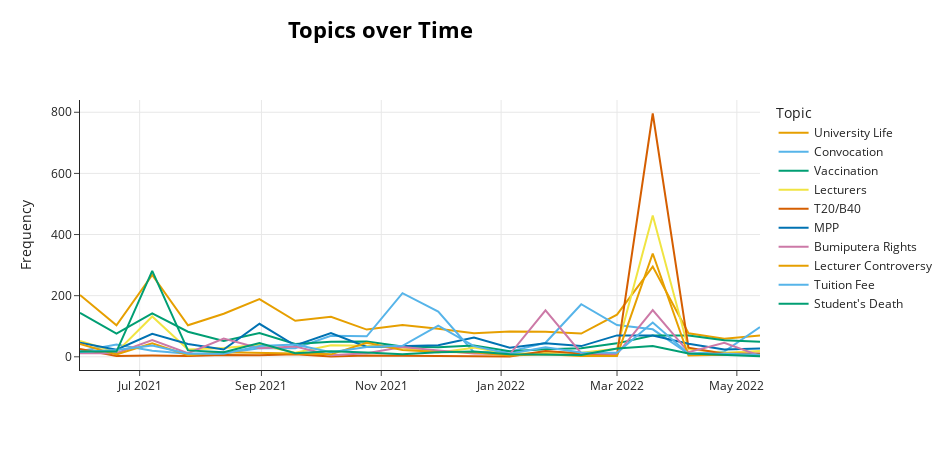

Notebook cell for this chart:
### Code cell
go.Figure(topic_over_time)

### Figure 1 — Plotly figure (JSON) as saved in the notebook; plotly's stock layout.template omitted (floating-point values rounded to 4 significant figures)
{"data": [{"hoverinfo": "text", "hovertext": ["<b>Topic 0</b><br>Words: lagu, zaman, kawan, nyanyi, rindu", "<b>Topic 0</b><br>Words: lagu, rindu, kawan, zaman, jalan", "<b>Topic 0</b><br>Words: lagu, kawan, zaman, rindu, segamat", "<b>Topic 0</b><br>Words: lagu, kawan, zaman, rindu, bukit", "<b>Topic 0</b><br>Words: lagu, kawan, rindu, zaman, nyanyi", "<b>Topic 0</b><br>Words: kawan, lagu, zaman, rindu, segamat", "<b>Topic 0</b><br>Words: lagu, kawan, rindu, nyanyi, zaman", "<b>Topic 0</b><br>Words: lagu, rindu, jalan, kawan, zaman", "<b>Topic 0</b><br>Words: lagu, kawan, jalan, persiaran, zaman", "<b>Topic 0</b><br>Words: lagu, kawan, zaman, pergi, jalan", "<b>Topic 0</b><br>Words: lagu, kawan, zaman, jalan, nyanyi", "<b>Topic 0</b><br>Words: jalan, kawan, nanti, lagu, persiaran", "<b>Topic 0</b><br>Words: lagu, kawan, zaman, jalan, rindu", "<b>Topic 0</b><br>Words: kawan, lagu, nyanyi, jalan, zaman", "<b>Topic 0</b><br>Words: lagu, kawan, zaman, nyanyi, jalan", "<b>Topic 0</b><br>Words: lagu, kawan, zaman, nyanyi, segamat", "<b>Topic 0</b><br>Words: lagu, kawan, zaman, jalan, rindu", "<b>Topic 0</b><br>Words: lagu, cod, koyamaan, melati, mawar", "<b>Topic 0</b><br>Words: zaman, lagu, kawan, air, rindu", "<b>Topic 0</b><br>Words: lagu, jalan, kawan, zaman, pergi"], "marker": {"color": "#E69F00"}, "mode": "lines", "name": "University Life", "type": "scatter", "x": ["2021-05-31T15:21:36.280000+00:00", "2021-06-19T04:52:10+00:00", "2021-07-07T09:38:36+00:00", "2021-07-25T14:25:02+00:00", "2021-08-12T19:11:28+00:00", "2021-08-30T23:57:54+00:00", "2021-09-18T04:44:20+00:00", "2021-10-06T09:30:46+00:00", "2021-10-24T14:17:12+00:00", "2021-11-11T19:03:38+00:00", "2021-11-29T23:50:04+00:00", "2021-12-18T04:36:30+00:00", "2022-01-05T09:22:56+00:00", "2022-01-23T14:09:22+00:00", "2022-02-10T18:55:48+00:00", "2022-02-28T23:42:14+00:00", "2022-03-19T04:28:40+00:00", "2022-04-06T09:15:06+00:00", "2022-04-24T14:01:32+00:00", "2022-05-12T18:47:58+00:00"], "y": [202, 103, 268, 103, 141, 189, 118, 131, 89, 104, 92, 77, 83, 82, 76, 138, 295, 77, 59, 70]}, {"hoverinfo": "text", "hovertext": ["<b>Topic 2</b><br>Words: konvo, convo, tarikh, convocation, letak", "<b>Topic 2</b><br>Words: konvo, convo, yuran, bayar, convocation", "<b>Topic 2</b><br>Words: convo, konvo, batch, rm170, yuran", "<b>Topic 2</b><br>Words: konvo, convo, photoshoot, tuntut, transkrip", "<b>Topic 2</b><br>Words: convo, konvo, delay, jubah, skrol", "<b>Topic 2</b><br>Words: konvo, convo, screen, tunggu, tangguh", "<b>Topic 2</b><br>Words: konvo, convo, convocation, skrol, batch", "<b>Topic 2</b><br>Words: konvo, convo, batch, convocation, start", "<b>Topic 2</b><br>Words: konvo, convo, batch, uni, screen", "<b>Topic 2</b><br>Words: convo, konvo, convocation, uni, batch", "<b>Topic 2</b><br>Words: convo, konvo, convocation, batch, screen", "<b>Topic 2</b><br>Words: konvo, convo, convocation, dh, ahhaa", "<b>Topic 2</b><br>Words: konvo, convo, takagi, angah, graduation", "<b>Topic 2</b><br>Words: konvo, convo, tarikh, tangguh, tunggu", "<b>Topic 2</b><br>Words: konvo, convo, tangguh, postpone, postponed", "<b>Topic 2</b><br>Words: konvo, convo, tangguh, uni, graduation", "<b>Topic 2</b><br>Words: konvo, convo, tangguh, uni, batch", "<b>Topic 2</b><br>Words: convo, konvo, convocation, cibaiiu, lazada4youth", "<b>Topic 2</b><br>Words: convo, konvo, jun, postponed, minute", "<b>Topic 2</b><br>Words: convo, konvo, batch, tunggu, convocation"], "marker": {"color": "#56B4E9"}, "mode": "lines", "name": "Convocation", "type": "scatter", "x": ["2021-05-31T15:21:36.280000+00:00", "2021-06-19T04:52:10+00:00", "2021-07-07T09:38:36+00:00", "2021-07-25T14:25:02+00:00", "2021-08-12T19:11:28+00:00", "2021-08-30T23:57:54+00:00", "2021-09-18T04:44:20+00:00", "2021-10-06T09:30:46+00:00", "2021-10-24T14:17:12+00:00", "2021-11-11T19:03:38+00:00", "2021-11-29T23:50:04+00:00", "2021-12-18T04:36:30+00:00", "2022-01-05T09:22:56+00:00", "2022-01-23T14:09:22+00:00", "2022-02-10T18:55:48+00:00", "2022-02-28T23:42:14+00:00", "2022-03-19T04:28:40+00:00", "2022-04-06T09:15:06+00:00", "2022-04-24T14:01:32+00:00", "2022-05-12T18:47:58+00:00"], "y": [18, 40, 20, 10, 12, 28, 28, 69, 67, 208, 148, 14, 17, 46, 172, 104, 90, 10, 17, 97]}, {"hoverinfo": "text", "hovertext": ["<b>Topic 3</b><br>Words: puncak, alam, ppv, vaksin, pemberian", "<b>Topic 3</b><br>Words: puncak, ppv, alam, vaksin, shah", "<b>Topic 3</b><br>Words: puncak, alam, ppv, vaksin, dewan", "<b>Topic 3</b><br>Words: puncak, alam, ppv, vaksin, bulah", "<b>Topic 3</b><br>Words: puncak, alam, ppv, vaksin, tangga", "<b>Topic 3</b><br>Words: puncak, alam, ppv, vaksin, bulah", "<b>Topic 3</b><br>Words: puncak, alam, ppv, tangga, hospital", "<b>Topic 3</b><br>Words: puncak, alam, ppv, perdana, bas", "<b>Topic 3</b><br>Words: puncak, alam, segi, perdana, ppv", "<b>Topic 3</b><br>Words: puncak, alam, bas, bulah, ppv", "<b>Topic 3</b><br>Words: puncak, alam, agong, dewan, datc", "<b>Topic 3</b><br>Words: puncak, alam, perdana, ppv, gpms", "<b>Topic 3</b><br>Words: puncak, alam, hospital, vaksin, universiti", "<b>Topic 3</b><br>Words: puncak, alam, ppv, bas, hospital", "<b>Topic 3</b><br>Words: puncak, alam, tangga, hospital, ppv", "<b>Topic 3</b><br>Words: puncak, alam, universiti, hospital, shah", "<b>Topic 3</b><br>Words: puncak, alam, bas, pmi, ppv", "<b>Topic 3</b><br>Words: alam, puncak, bangi, bulah, delivery", "<b>Topic 3</b><br>Words: puncak, alam, bas, bulah, segi", "<b>Topic 3</b><br>Words: puncak, alam, bas, sentral, rapid"], "marker": {"color": "#009E73"}, "mode": "lines", "name": "Vaccination", "type": "scatter", "x": ["2021-05-31T15:21:36.280000+00:00", "2021-06-19T04:52:10+00:00", "2021-07-07T09:38:36+00:00", "2021-07-25T14:25:02+00:00", "2021-08-12T19:11:28+00:00", "2021-08-30T23:57:54+00:00", "2021-09-18T04:44:20+00:00", "2021-10-06T09:30:46+00:00", "2021-10-24T14:17:12+00:00", "2021-11-11T19:03:38+00:00", "2021-11-29T23:50:04+00:00", "2021-12-18T04:36:30+00:00", "2022-01-05T09:22:56+00:00", "2022-01-23T14:09:22+00:00", "2022-02-10T18:55:48+00:00", "2022-02-28T23:42:14+00:00", "2022-03-19T04:28:40+00:00", "2022-04-06T09:15:06+00:00", "2022-04-24T14:01:32+00:00", "2022-05-12T18:47:58+00:00"], "y": [144, 76, 142, 82, 52, 78, 42, 49, 50, 34, 31, 37, 18, 25, 28, 44, 70, 70, 54, 49]}, {"hoverinfo": "text", "hovertext": ["<b>Topic 5</b><br>Words: lecturer, agak, siapa, tahu, student", "<b>Topic 5</b><br>Words: lecturer, kawad, srjk, agak, kaw", "<b>Topic 5</b><br>Words: lecturer, student, kes, kawad, lecturers", "<b>Topic 5</b><br>Words: lecturer, badminton, agak, baik, siapa", "<b>Topic 5</b><br>Words: lecturer, kaw, harap, student, awkward", "<b>Topic 5</b><br>Words: lecturer, alhamdulilah, nawa, agak, insyaallah", "<b>Topic 5</b><br>Words: lecturer, kawad, online, kelas, sepah", "<b>Topic 5</b><br>Words: lecturer, kawad, baik, teknikal, memperbaiki", "<b>Topic 5</b><br>Words: kawad, lecturer, online, penama, berdisiplin", "<b>Topic 5</b><br>Words: lecturer, harap, english, melebih, ibrahim", "<b>Topic 5</b><br>Words: lecturer, main, ppi, english, badminton", "<b>Topic 5</b><br>Words: lecturer, agak, alhamdulilah, tahu, badminton", "<b>Topic 5</b><br>Words: lecturer, babe, handwritten, juling, bomb", "<b>Topic 5</b><br>Words: lecturer, iler, tahu, lucy, akhir", "<b>Topic 5</b><br>Words: lecturer, kawad, pelajaran, tahu, cepat", "<b>Topic 5</b><br>Words: alhamdulilah, lecturer, kelas, baik, dekan", "<b>Topic 5</b><br>Words: lecturer, viral, student, baik, kes", "<b>Topic 5</b><br>Words: lecturer, siapa, jual, isb566, tac451", "<b>Topic 5</b><br>Words: lecturer, tvi, tahu, penah, keraih", "<b>Topic 5</b><br>Words: lecturer, kaw, tahu, kucing, fake"], "marker": {"color": "#F0E442"}, "mode": "lines", "name": "Lecturers", "type": "scatter", "x": ["2021-05-31T15:21:36.280000+00:00", "2021-06-19T04:52:10+00:00", "2021-07-07T09:38:36+00:00", "2021-07-25T14:25:02+00:00", "2021-08-12T19:11:28+00:00", "2021-08-30T23:57:54+00:00", "2021-09-18T04:44:20+00:00", "2021-10-06T09:30:46+00:00", "2021-10-24T14:17:12+00:00", "2021-11-11T19:03:38+00:00", "2021-11-29T23:50:04+00:00", "2021-12-18T04:36:30+00:00", "2022-01-05T09:22:56+00:00", "2022-01-23T14:09:22+00:00", "2022-02-10T18:55:48+00:00", "2022-02-28T23:42:14+00:00", "2022-03-19T04:28:40+00:00", "2022-04-06T09:15:06+00:00", "2022-04-24T14:01:32+00:00", "2022-05-12T18:47:58+00:00"], "y": [52, 15, 132, 24, 29, 39, 13, 38, 36, 30, 14, 30, 9, 13, 13, 26, 462, 25, 13, 19]}, {"hoverinfo": "text", "hovertext": ["<b>Topic 6</b><br>Words: sexual, harassment, b40, police, allegations", "<b>Topic 6</b><br>Words: b40, empathised, bm115, case, headquarters", "<b>Topic 6</b><br>Words: b40, anak, isolated, duduk, kabel", "<b>Topic 6</b><br>Words: duduk, lab, sibuk, dewan, b40", "<b>Topic 6</b><br>Words: b40, bumiputera, asb, t20, rm200k", "<b>Topic 6</b><br>Words: b40, m40, t20, golongan, mrsm", "<b>Topic 6</b><br>Words: b40, t20, golongan, m40, mara", "<b>Topic 6</b><br>Words: bilik, b40, t20, golongan, mengajar", "<b>Topic 6</b><br>Words: tolerance, harassment, sexual, b40, berleluasa", "<b>Topic 6</b><br>Words: keluarga, pendapatan, faedahnya, pengambilannya, kaum", "<b>Topic 6</b><br>Words: golongan, t20, sbp, korupsi, carikan", "<b>Topic 6</b><br>Words: b40, bumiputera, deb, anak, vip", "<b>Topic 6</b><br>Words: duduk, stress, b40, t20, golongan", "<b>Topic 6</b><br>Words: b40, t20, m40, bumi, anak", "<b>Topic 6</b><br>Words: b40, sexual, harassment, t20, duduk", "<b>Topic 6</b><br>Words: b40, u21, gender, t20, pointer", "<b>Topic 6</b><br>Words: b40, t20, golongan, mengajar, duduk", "<b>Topic 6</b><br>Words: b40, t20, golongan, m40, masuk", "<b>Topic 6</b><br>Words: b40, t20, anak, affordable, masuk", "<b>Topic 6</b><br>Words: b40, t20, paling, menyambut, duduk"], "marker": {"color": "#D55E00"}, "mode": "lines", "name": "T20/B40", "type": "scatter", "x": ["2021-05-31T15:21:36.280000+00:00", "2021-06-19T04:52:10+00:00", "2021-07-07T09:38:36+00:00", "2021-07-25T14:25:02+00:00", "2021-08-12T19:11:28+00:00", "2021-08-30T23:57:54+00:00", "2021-09-18T04:44:20+00:00", "2021-10-06T09:30:46+00:00", "2021-10-24T14:17:12+00:00", "2021-11-11T19:03:38+00:00", "2021-11-29T23:50:04+00:00", "2021-12-18T04:36:30+00:00", "2022-01-05T09:22:56+00:00", "2022-01-23T14:09:22+00:00", "2022-02-10T18:55:48+00:00", "2022-02-28T23:42:14+00:00", "2022-03-19T04:28:40+00:00", "2022-04-06T09:15:06+00:00", "2022-04-24T14:01:32+00:00", "2022-05-12T18:47:58+00:00"], "y": [26, 3, 4, 3, 6, 5, 8, 1, 4, 3, 3, 2, 1, 19, 11, 6, 796, 30, 10, 11]}, {"hoverinfo": "text", "hovertext": ["<b>Topic 7</b><br>Words: kejuruteraan, kasih, terima, mahasiswa, sesi", "<b>Topic 7</b><br>Words: perwakilan, kejuruteraan, kasih, terima, mahasiswa", "<b>Topic 7</b><br>Words: perwakilan, jepak, kasih, terima, jawatankuasa", "<b>Topic 7</b><br>Words: perwakilan, kasih, terima, cawangan, sesi", "<b>Topic 7</b><br>Words: perwakilan, kasih, sesi, terima, cawangan", "<b>Topic 7</b><br>Words: kasih, terima, sesi, perwakilan, cawangan", "<b>Topic 7</b><br>Words: kasih, terima, sesi, perwakilan, sekian", "<b>Topic 7</b><br>Words: kasih, terima, perwakilan, sesi, cawangan", "<b>Topic 7</b><br>Words: kasih, terima, sesi, perwakilan, sekian", "<b>Topic 7</b><br>Words: kasih, terima, perwakilan, sesi, sekian", "<b>Topic 7</b><br>Words: kasih, terima, perwakilan, majlis, cawangan", "<b>Topic 7</b><br>Words: kasih, terima, perwakilan, sesi, cawangan", "<b>Topic 7</b><br>Words: perwakilan, sesi, majlis, mahasiswa, kasih", "<b>Topic 7</b><br>Words: kasih, perwakilan, terima, mahasiswa, cawangan", "<b>Topic 7</b><br>Words: kasih, terima, perwakilan, sesi, mahasiswa", "<b>Topic 7</b><br>Words: kasih, perwakilan, terima, sesi, mahasiswa", "<b>Topic 7</b><br>Words: kasih, terima, perwakilan, sesi, cawangan", "<b>Topic 7</b><br>Words: dibaca, perwakilan, mahasiswa, sesi, cawangan", "<b>Topic 7</b><br>Words: perwakilan, sesi, dibaca, cawangan, majlis", "<b>Topic 7</b><br>Words: sesi, kasih, perwakilan, terima, mahasiswa"], "marker": {"color": "#0072B2"}, "mode": "lines", "name": "MPP", "type": "scatter", "x": ["2021-05-31T15:21:36.280000+00:00", "2021-06-19T04:52:10+00:00", "2021-07-07T09:38:36+00:00", "2021-07-25T14:25:02+00:00", "2021-08-12T19:11:28+00:00", "2021-08-30T23:57:54+00:00", "2021-09-18T04:44:20+00:00", "2021-10-06T09:30:46+00:00", "2021-10-24T14:17:12+00:00", "2021-11-11T19:03:38+00:00", "2021-11-29T23:50:04+00:00", "2021-12-18T04:36:30+00:00", "2022-01-05T09:22:56+00:00", "2022-01-23T14:09:22+00:00", "2022-02-10T18:55:48+00:00", "2022-02-28T23:42:14+00:00", "2022-03-19T04:28:40+00:00", "2022-04-06T09:15:06+00:00", "2022-04-24T14:01:32+00:00", "2022-05-12T18:47:58+00:00"], "y": [46, 23, 75, 42, 24, 108, 37, 78, 32, 36, 38, 63, 30, 44, 35, 70, 70, 43, 24, 27]}, {"hoverinfo": "text", "hovertext": ["<b>Topic 12</b><br>Words: melayu, bumiputera, rasuk, bahasa, pertikaikan", "<b>Topic 12</b><br>Words: melayu, bumiputera, hak, dap, bahasa", "<b>Topic 12</b><br>Words: melayu, bumiputera, hak, sekolah, bumi", "<b>Topic 12</b><br>Words: melayu, cina, bumiputera, hak, bahasa", "<b>Topic 12</b><br>Words: melayu, bumiputera, hak, cina, sekolah", "<b>Topic 12</b><br>Words: melayu, bahasa, cina, bumiputera, bumi", "<b>Topic 12</b><br>Words: melayu, bumiputera, bumi, hak, sekolah", "<b>Topic 12</b><br>Words: melayu, bumiputera, prakash, tombak, lubalang", "<b>Topic 12</b><br>Words: bahasa, melayu, inggeris, berbahasa, fasih", "<b>Topic 12</b><br>Words: melayu, bumiputera, bahasa, sekolah, kaum", "<b>Topic 12</b><br>Words: melayu, sekolah, kuota, kaum, bumiputera", "<b>Topic 12</b><br>Words: melayu, kah, bumi, sekolah, cina", "<b>Topic 12</b><br>Words: melayu, bahasa, pelindung, hak, arab", "<b>Topic 12</b><br>Words: melayu, sekolah, bumiputera, bumi, vernakular", "<b>Topic 12</b><br>Words: melayu, bumiputera, hak, cina, sekolah", "<b>Topic 12</b><br>Words: melayu, bahasa, bumiputera, bumi, inggeris", "<b>Topic 12</b><br>Words: melayu, bumiputera, hak, bumi, masuk", "<b>Topic 12</b><br>Words: melayu, bumiputera, hak, masuk, bangsa", "<b>Topic 12</b><br>Words: melayu, bumiputera, hak, cina, kaum", "<b>Topic 12</b><br>Words: melayu, kopra, pemurah, bumiputera, savage"], "marker": {"color": "#CC79A7"}, "mode": "lines", "name": "Bumiputera Rights", "type": "scatter", "x": ["2021-05-31T15:21:36.280000+00:00", "2021-06-19T04:52:10+00:00", "2021-07-07T09:38:36+00:00", "2021-07-25T14:25:02+00:00", "2021-08-12T19:11:28+00:00", "2021-08-30T23:57:54+00:00", "2021-09-18T04:44:20+00:00", "2021-10-06T09:30:46+00:00", "2021-10-24T14:17:12+00:00", "2021-11-11T19:03:38+00:00", "2021-11-29T23:50:04+00:00", "2021-12-18T04:36:30+00:00", "2022-01-05T09:22:56+00:00", "2022-01-23T14:09:22+00:00", "2022-02-10T18:55:48+00:00", "2022-02-28T23:42:14+00:00", "2022-03-19T04:28:40+00:00", "2022-04-06T09:15:06+00:00", "2022-04-24T14:01:32+00:00", "2022-05-12T18:47:58+00:00"], "y": [12, 12, 55, 12, 60, 28, 34, 5, 12, 32, 21, 11, 8, 152, 12, 9, 153, 15, 46, 3]}, {"hoverinfo": "text", "hovertext": ["<b>Topic 15</b><br>Words: dakwaan, seksual, gangguan, tindakan, pensyarah", "<b>Topic 15</b><br>Words: pelajar, pensyarah, interna, isytiharkan, masuknya", "<b>Topic 15</b><br>Words: tindakan, pelajar, pensyarah, ambil, isu", "<b>Topic 15</b><br>Words: tular, positif, sosial, berita, muji", "<b>Topic 15</b><br>Words: positif, bersikap, meninggalkan, pengguna, lisan", "<b>Topic 15</b><br>Words: terbaik, kenyataan, tindakan, isu, pelajar", "<b>Topic 15</b><br>Words: dizahirkan, undang, berita, bantuan, pensyarah", "<b>Topic 15</b><br>Words: tindakan, sektor, pelajar, isu, teknikal", "<b>Topic 15</b><br>Words: positif, pelajar, asia, rankings, covid", "<b>Topic 15</b><br>Words: pelajar, covid, tindakan, program, positif", "<b>Topic 15</b><br>Words: rankings, kedudukan, penarafan, greenmetric, university", "<b>Topic 15</b><br>Words: pelajar, tindakan, staf, pensyarah, ambil", "<b>Topic 15</b><br>Words: diberikeutamaan, memadam, rumi, menyamai, mundur", "<b>Topic 15</b><br>Words: kes, pensyarah, mendiamkan, tular, pelajar", "<b>Topic 15</b><br>Words: bersedia, kenyataan, senior, mac, staff", "<b>Topic 15</b><br>Words: positif, keperluan, kebarangkalian, berlakunya, bersikap", "<b>Topic 15</b><br>Words: tindakan, pensyarah, pelajar, tular, ambil", "<b>Topic 15</b><br>Words: pensyarah, membendung, penularan, terlupa, tular", "<b>Topic 15</b><br>Words: polis, kelab, buang, pensyarah, bantuan", "<b>Topic 15</b><br>Words: barat, diracun, pelik, university, selangortv"], "marker": {"color": "#E69F00"}, "mode": "lines", "name": "Lecturer Controversy", "type": "scatter", "x": ["2021-05-31T15:21:36.280000+00:00", "2021-06-19T04:52:10+00:00", "2021-07-07T09:38:36+00:00", "2021-07-25T14:25:02+00:00", "2021-08-12T19:11:28+00:00", "2021-08-30T23:57:54+00:00", "2021-09-18T04:44:20+00:00", "2021-10-06T09:30:46+00:00", "2021-10-24T14:17:12+00:00", "2021-11-11T19:03:38+00:00", "2021-11-29T23:50:04+00:00", "2021-12-18T04:36:30+00:00", "2022-01-05T09:22:56+00:00", "2022-01-23T14:09:22+00:00", "2022-02-10T18:55:48+00:00", "2022-02-28T23:42:14+00:00", "2022-03-19T04:28:40+00:00", "2022-04-06T09:15:06+00:00", "2022-04-24T14:01:32+00:00", "2022-05-12T18:47:58+00:00"], "y": [42, 8, 44, 5, 15, 14, 11, 8, 46, 22, 16, 15, 4, 8, 3, 3, 338, 4, 7, 6]}, {"hoverinfo": "text", "hovertext": ["<b>Topic 17</b><br>Words: yuran, murah, duit, bayar, refund", "<b>Topic 17</b><br>Words: yuran, duit, murah, bayar, refund", "<b>Topic 17</b><br>Words: yuran, bayar, duit, murah, refund", "<b>Topic 17</b><br>Words: bank, islam, yuran, kad, bayar", "<b>Topic 17</b><br>Words: yuran, bank, islam, duit, bayar", "<b>Topic 17</b><br>Words: yuran, duit, murah, pin, bayar", "<b>Topic 17</b><br>Words: yuran, duit, bayar, bank, murah", "<b>Topic 17</b><br>Words: yuran, duit, refund, bayar, harga", "<b>Topic 17</b><br>Words: yuran, bayar, refund, duit, bank", "<b>Topic 17</b><br>Words: yuran, refund, duit, bank, bayar", "<b>Topic 17</b><br>Words: refund, yuran, duit, bank, islam", "<b>Topic 17</b><br>Words: refund, yuran, duit, islamic, bayar", "<b>Topic 17</b><br>Words: yuran, bayar, bank, refund, turnitin", "<b>Topic 17</b><br>Words: yuran, murah, bank, refund, duit", "<b>Topic 17</b><br>Words: yuran, bayar, refund, duit, menyusahkan", "<b>Topic 17</b><br>Words: yuran, bayar, duit, menyusahkan, refund", "<b>Topic 17</b><br>Words: yuran, duit, murah, bayar, refund", "<b>Topic 17</b><br>Words: yuran, bayar, duit, kad, bank", "<b>Topic 17</b><br>Words: yuran, bayar, duit, croc, apedehal", "<b>Topic 17</b><br>Words: yuran, bank, bayar, murah, dipercepatkan"], "marker": {"color": "#56B4E9"}, "mode": "lines", "name": "Tuition Fee", "type": "scatter", "x": ["2021-05-31T15:21:36.280000+00:00", "2021-06-19T04:52:10+00:00", "2021-07-07T09:38:36+00:00", "2021-07-25T14:25:02+00:00", "2021-08-12T19:11:28+00:00", "2021-08-30T23:57:54+00:00", "2021-09-18T04:44:20+00:00", "2021-10-06T09:30:46+00:00", "2021-10-24T14:17:12+00:00", "2021-11-11T19:03:38+00:00", "2021-11-29T23:50:04+00:00", "2021-12-18T04:36:30+00:00", "2022-01-05T09:22:56+00:00", "2022-01-23T14:09:22+00:00", "2022-02-10T18:55:48+00:00", "2022-02-28T23:42:14+00:00", "2022-03-19T04:28:40+00:00", "2022-04-06T09:15:06+00:00", "2022-04-24T14:01:32+00:00", "2022-05-12T18:47:58+00:00"], "y": [16, 22, 37, 10, 10, 35, 40, 15, 32, 36, 102, 35, 10, 31, 14, 13, 112, 10, 10, 7]}, {"hoverinfo": "text", "hovertext": ["<b>Topic 18</b><br>Words: semoga, dimurahkan, dunia, dana, veri", "<b>Topic 18</b><br>Words: semoga, rezeki, dimurahkan, meninggal, dipermudahkan", "<b>Topic 18</b><br>Words: meninggal, semoga, takziah, arwah, fatihah", "<b>Topic 18</b><br>Words: semoga, hijrah, dicucuri, rahmat, meninggal", "<b>Topic 18</b><br>Words: semoga, meninggal, rezeki, aib, fatihah", "<b>Topic 18</b><br>Words: semoga, rezeki, chut, dimurahkan, meninggal", "<b>Topic 18</b><br>Words: semoga, pagi, uncle, meninggal, mustaza", "<b>Topic 18</b><br>Words: semoga, arwah, takziah, ditempatkan, moga", "<b>Topic 18</b><br>Words: semoga, moga, ditempatkan, meninggal, interpersonalist", "<b>Topic 18</b><br>Words: semoga, faten, interpersonalist, moga, saudari", "<b>Topic 18</b><br>Words: semoga, sihat, interpersonalist, rezeki, meninggal", "<b>Topic 18</b><br>Words: semoga, takziah, rezeki, meninggal, dipermudahkan", "<b>Topic 18</b><br>Words: semoga, minggu, rezeki, kuliah, giveaway", "<b>Topic 18</b><br>Words: semoga, minggu, meninggal, nabi, takziah", "<b>Topic 18</b><br>Words: moga, pagi, amin, semoga, rugi", "<b>Topic 18</b><br>Words: semoga, alhamdulillah, arwah, rezeki, meninggal", "<b>Topic 18</b><br>Words: hati, rezeki, semoga, meninggal, pagi", "<b>Topic 18</b><br>Words: semoga, rezeki, dimurahkan, amin, meninggal", "<b>Topic 18</b><br>Words: semoga, rezeki, dimurahkan, titipkan, dihulur", "<b>Topic 18</b><br>Words: dirawat, april, rumahnya, kebakaran, rapi"], "marker": {"color": "#009E73"}, "mode": "lines", "name": "Student's Death", "type": "scatter", "x": ["2021-05-31T15:21:36.280000+00:00", "2021-06-19T04:52:10+00:00", "2021-07-07T09:38:36+00:00", "2021-07-25T14:25:02+00:00", "2021-08-12T19:11:28+00:00", "2021-08-30T23:57:54+00:00", "2021-09-18T04:44:20+00:00", "2021-10-06T09:30:46+00:00", "2021-10-24T14:17:12+00:00", "2021-11-11T19:03:38+00:00", "2021-11-29T23:50:04+00:00", "2021-12-18T04:36:30+00:00", "2022-01-05T09:22:56+00:00", "2022-01-23T14:09:22+00:00", "2022-02-10T18:55:48+00:00", "2022-02-28T23:42:14+00:00", "2022-03-19T04:28:40+00:00", "2022-04-06T09:15:06+00:00", "2022-04-24T14:01:32+00:00", "2022-05-12T18:47:58+00:00"], "y": [17, 17, 281, 21, 15, 45, 12, 18, 14, 8, 15, 17, 8, 7, 6, 27, 35, 11, 6, 2]}], "layout": {"height": 450, "hoverlabel": {"bgcolor": "white", "font": {"family": "Rockwell", "size": 16}}, "legend": {"title": {"text": "Topic"}}, "title": {"font": {"color": "Black", "size": 22}, "text": "<b>Topics over Time", "x": 0.4, "xanchor": "center", "y": 0.95, "yanchor": "top"}, "width": 950, "xaxis": {"showgrid": true}, "yaxis": {"showgrid": true, "title": {"text": "Frequency"}}}}
